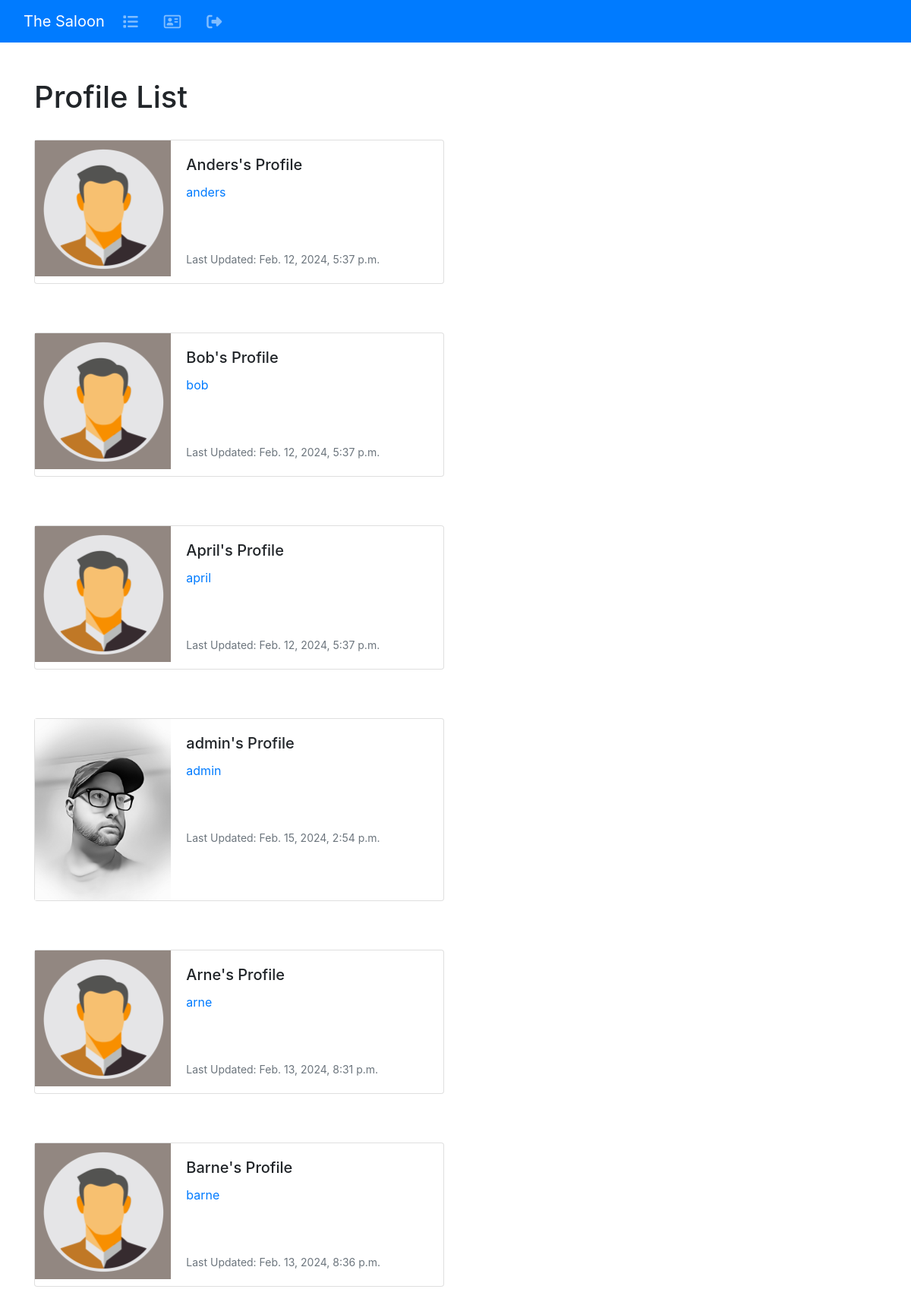
The page /profile_list/ (signed in) on the database as committed earlier.
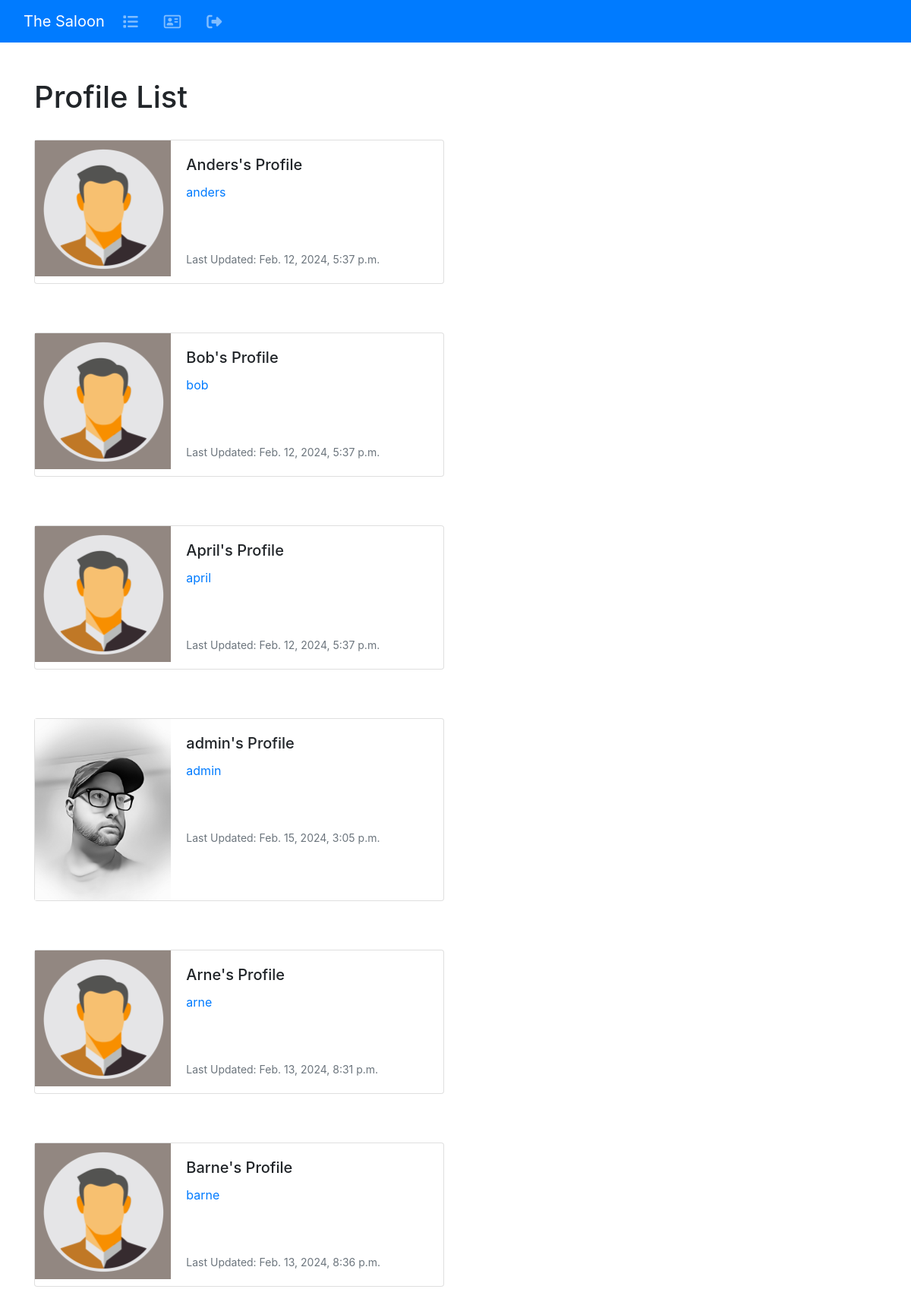
The same page on the database as committed later.
### the_saloon/models.py (models this page shows, shortened)
class Profile(models.Model):
        user = models.OneToOneField(User, on_delete=models.CASCADE)
        follows = models.ManyToManyField("self",
            related_name="followed_by",
            symmetrical=False,
            blank=True)
        date_modified = models.DateTimeField(User, auto_now=True)
        profile_image = models.ImageField(null=True, blank=True, upload_to="images/")
        profile_bio = models.CharField(null=True, blank=True, max_length=500)
        facebook_link = models.CharField(null=True, blank=True, max_length=100)
        instagram_link = models.CharField(null=True, blank=True, max_length=100)
        linedin_link = models.CharField(null=True, blank=True, max_length=100)

### the_saloon/views.py (the view)
# urls.py: path('profile_list/', views.profile_list, name='profile_list'),
def profile_list(request):
        if request.user.is_authenticated:
            profiles = Profile.objects.exclude(user=request.user)
            return render(request, 'profile_list.html', {"profiles":profiles})
        else:
            messages.success(request, ("You must login to see this page..."))
            return redirect('home')

### the_saloon/templates/profile_list.html
{% extends 'base.html' %}
{% load static %}
{% block content %}
<h1>Profile List</h1>
<br />
{% if profiles %}
{% for profile in profiles %}
<div class="card mb-3" style="max-width: 540px;">
  <div class="row no-gutters">
    <div class="col-md-4">
      {% if profile.profile_image %}
      <img src="{{ profile.profile_image.url }}" width=200 height=200 class="img-fluid rounded-start"
        alt="{{ profile.user.username}}">
      {% else %}
      <img src="{% static 'images/default.jpg' %}" class="img-fluid rounded-start" alt="Profile img">
      {% endif %}
    </div>
    <div class="col-md-8">
      <div class="card-body">
        <h5 class="card-title">{{ profile.user.username }}'s Profile</h5>
        <p class="card-text"><a href="{% url 'profile' profile.user.id  %}">{{ profile.user.username|lower }}</a></p>
        <br /><br />
        <p class="card-text"><small class="text-muted">Last Updated: {{ profile.date_modified }}</small></p>
      </div>
    </div>
  </div>
</div>
<br /><br />
{% endfor %}
{% endif %}
{% endblock %}

### the_saloon/templates/base.html (shortened to what this page needs)
<!doctype html>
<html lang="en">
  <head>
    <link rel="stylesheet" href="https://cdn.jsdelivr.net/npm/bootstrap@4.6.2/dist/css/bootstrap.min.css">
  </head>
  <body>
    {% include 'navbar.html' %}
    <br/>
    <div class="container">
      <br/>
      {% block content %}
      {% endblock %}
    </div>
  </body>
</html>

### the_saloon/templates/navbar.html (shortened to what this page needs)
<nav class="navbar navbar-expand-lg navbar-dark bg-primary">
  <div class="container-fluid">
    <a class="navbar-brand" href="{% url 'home' %}">The Saloon</a>
    <div class="collapse navbar-collapse" id="navbarSupportedContent">
      <ul class="navbar-nav me-auto mb-2 mb-lg-0">
        <li class="nav-item">
          <a class="nav-link" href="{% url 'profile_list' %}"><i class="fa-lg fa-solid fa-list"></i></a>
        </li>
        {% if user.is_authenticated %}
        <li class="nav-item">
          <a class="nav-link" href="{% url 'profile' request.user.id %}"><i class="fa-lg fa-regular fa-address-card"></i></a>
        </li>
        <li class="nav-item">
          <a class="nav-link" href="{% url 'logout' %}"><i class="fa-lg fa-solid fa-right-from-bracket"></i></a>
        </li>
        {% endif %}
      </ul>
    </div>
  </div>
</nav>

Rows that differ between the two databases and show on the page:
changed Profile "admin": date_modified "Feb. 15, 2024, 2:54 p.m." → "Feb. 15, 2024, 3:05 p.m."
